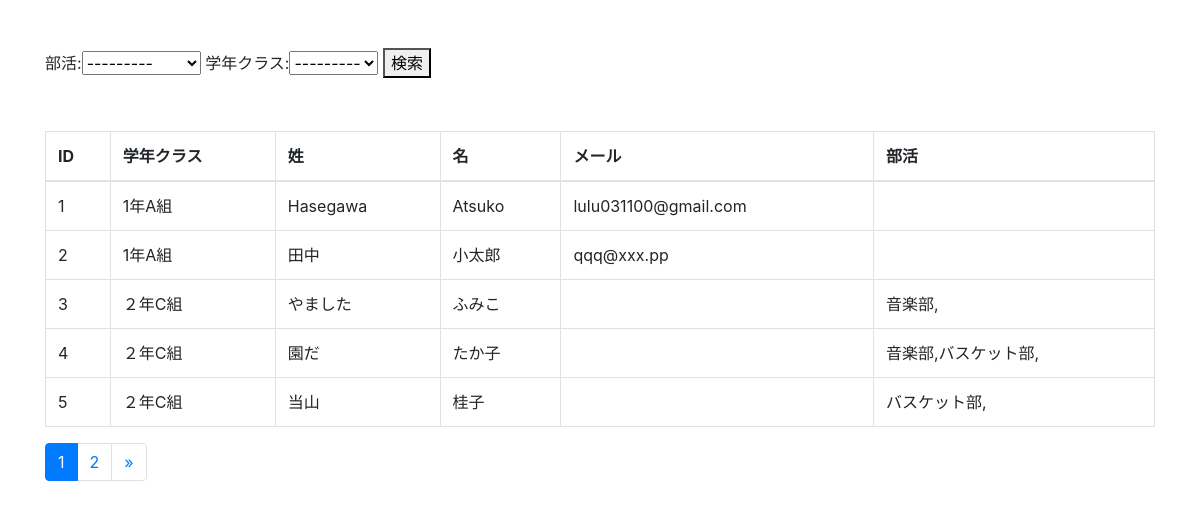
The page / on the database its author committed.
### member/models.py (models this page shows, shortened)
class StudentMeta(models.Model):
    student_meta = models.CharField('学年クラス名', max_length=20)
    created_at = models.DateTimeField('日付', default=timezone.now)
    def __str__(self):
        return self.student_meta

class Member(models.Model):
    first_name = models.CharField('名', max_length=20)
    last_name = models.CharField('姓', max_length=20)
    email = models.EmailField('メールアドレス', blank=True)
    student_meta = models.ForeignKey(
        StudentMeta, verbose_name='学年クラス', on_delete=models.PROTECT,
    )
    club = models.ManyToManyField(
        Club, verbose_name='部活',
    )
    created_at = models.DateTimeField('日付',default=timezone.now)

class Club(models.Model):
    name = models.CharField('部活名',max_length=20)
    created_at = models.DateTimeField('日付',default=timezone.now)
    def __str__(self):
        return self.name

### member/views.py (the view)
# urls.py: path('',views.IndexView.as_view(),name='index'),
class IndexView(generic.ListView):
    model = Member
    template_name = 'member/member_list.html'
    paginate_by = 5                           # 追加　この数字が1ページに表示する件数
    def get_context_data(self):
        context = super().get_context_data()
        context['form'] = SearchForm(self.request.GET)
        return context
    def get_queryset(self):
        form = SearchForm(self.request.GET)
        form.is_valid()
        queryset = super().get_queryset()
        student_meta = form.cleaned_data['student_meta']
        if student_meta:
            queryset = queryset.filter(student_meta=student_meta)
        club = form.cleaned_data['club']
        if club:
            queryset = queryset.filter(club=club)
        return queryset

### member/forms.py
class SearchForm(forms.Form):
    club = forms.ModelChoiceField(
        queryset = Club.objects, label='部活', required=False
    )
    student_meta = forms.ModelChoiceField(
        queryset = StudentMeta.objects, label='学年クラス', required=False
    )

### member/templatetags/mytag.py (called while the page is built)
@register.simple_tag
def url_replace(request, field, value):
    url_dict = request.GET.copy()
    url_dict[field] = value
    return url_dict.urlencode()

### member/templates/member/member_list.html
{% extends 'member/base.html' %}
{% block content %}
<form action="" method="GET">
    {{ form }}
    <button type="submit">検索</button>
</form>
<table class="table table-bordered mt-5">
    <thead>
        <tr>
            <th>ID</th>
            <th>学年クラス</th>
            <th>姓</th>
            <th>名</th>
            <th>メール</th>
            <th>部活</th>
        </tr>
    </thead>
    <tbody>
        {% for member in member_list %}
        <tr>
            <td>{{ member.pk }}</td>
            <td>{{ member.student_meta }}</td>
            <td>{{ member.last_name }}</td>
            <td>{{ member.first_name }}</td>
            <td>{{ member.email }}</td>
            <td>{% for club in member.club.all %}{{ club }},{% endfor %}</td>
        </tr>
        {% endfor %}
    </tbody>
</table>
{% include 'member/pagination.html'%}
{% endblock %}

### member/templates/member/base.html (shortened to what this page needs)
<!doctype html>
<html lang="ja">
  <head>
    <link rel="stylesheet" href="https://stackpath.bootstrapcdn.com/bootstrap/4.4.1/css/bootstrap.min.css">
  </head>
  <body>
      <div class="container mt-5">
        {% block content %}
        {% endblock %}
      </div>
  </body>
</html>

### member/templates/member/pagination.html (shortened to what this page needs)
{% load mytag %}
<nav aria-label="Page navigation">
  <ul class="pagination">
      {% for link_page in page_obj.paginator.page_range %}
        {% if link_page == page_obj.number %}
          <li class="page-item active">
            <a class="page-link" href="?{% url_replace request 'page' link_page %}">
              {{ link_page }}
            </a>
          </li>
        {% else %}
          <li class="page-item">
            <a class="page-link" href="?{% url_replace request 'page' link_page %}">
              {{ link_page }}
            </a>
          </li>
        {% endif %}
      {% endfor %}
      {% if page_obj.has_next %}
      <li class="page-item">
        <a class="page-link" href="?{% url_replace request 'page' page_obj.next_page_number %}" aria-label="Next">
          <span aria-hidden="true">&raquo;</span>
        </a>
      </li>
      {% endif %}
  </ul>
</nav>

### rows shown on the page
StudentMeta: student_meta "---------"
Member: pk "1", student_meta "1年A組", last_name "Hasegawa", first_name "Atsuko", email "lulu031100@gmail.com"
Member: pk "2", student_meta "1年A組", last_name "田中", first_name "小太郎", email "qqq@xxx.pp"
Member: pk "3", student_meta "２年C組", last_name "やました", first_name "ふみこ"
Club: name "音楽部"
Member: pk "4", student_meta "２年C組", last_name "園だ", first_name "たか子"
Club: name "バスケット部"
Member: pk "5", student_meta "２年C組", last_name "当山", first_name "桂子"

### other values the page prints
{{ link_page }} "1"
{{ link_page }} "2"
